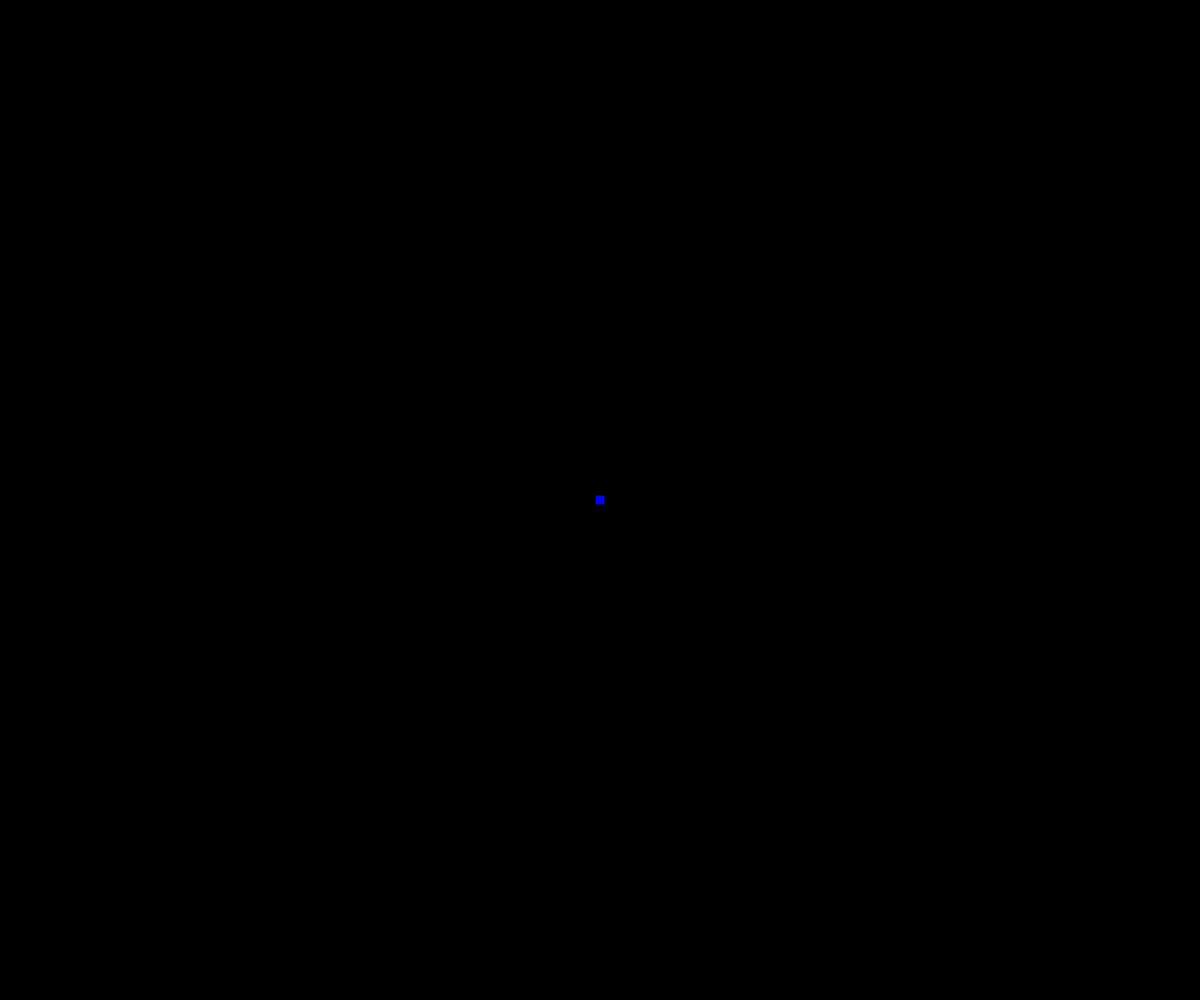
Frame 1 (no input)
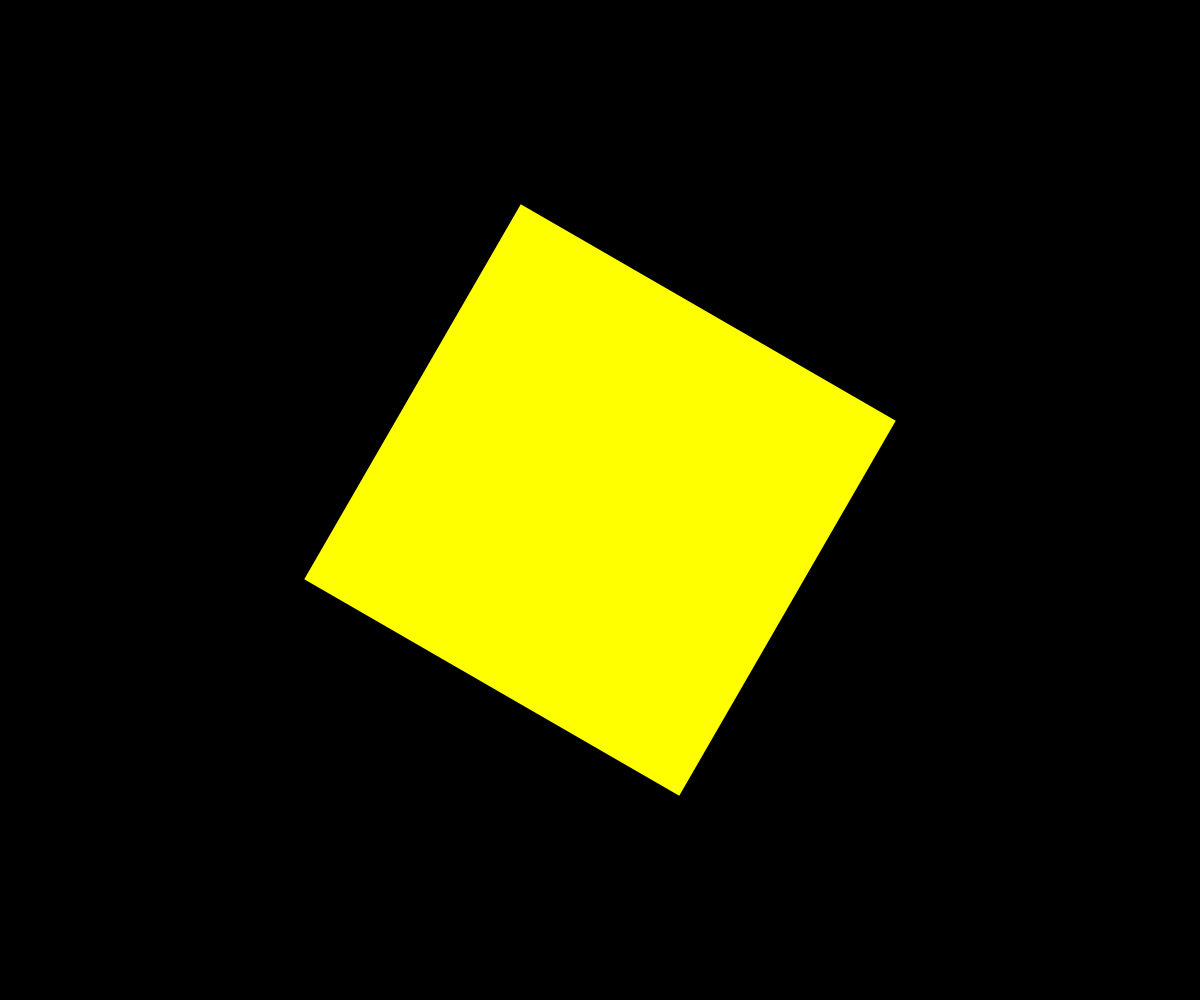
Frame 60 (no input)
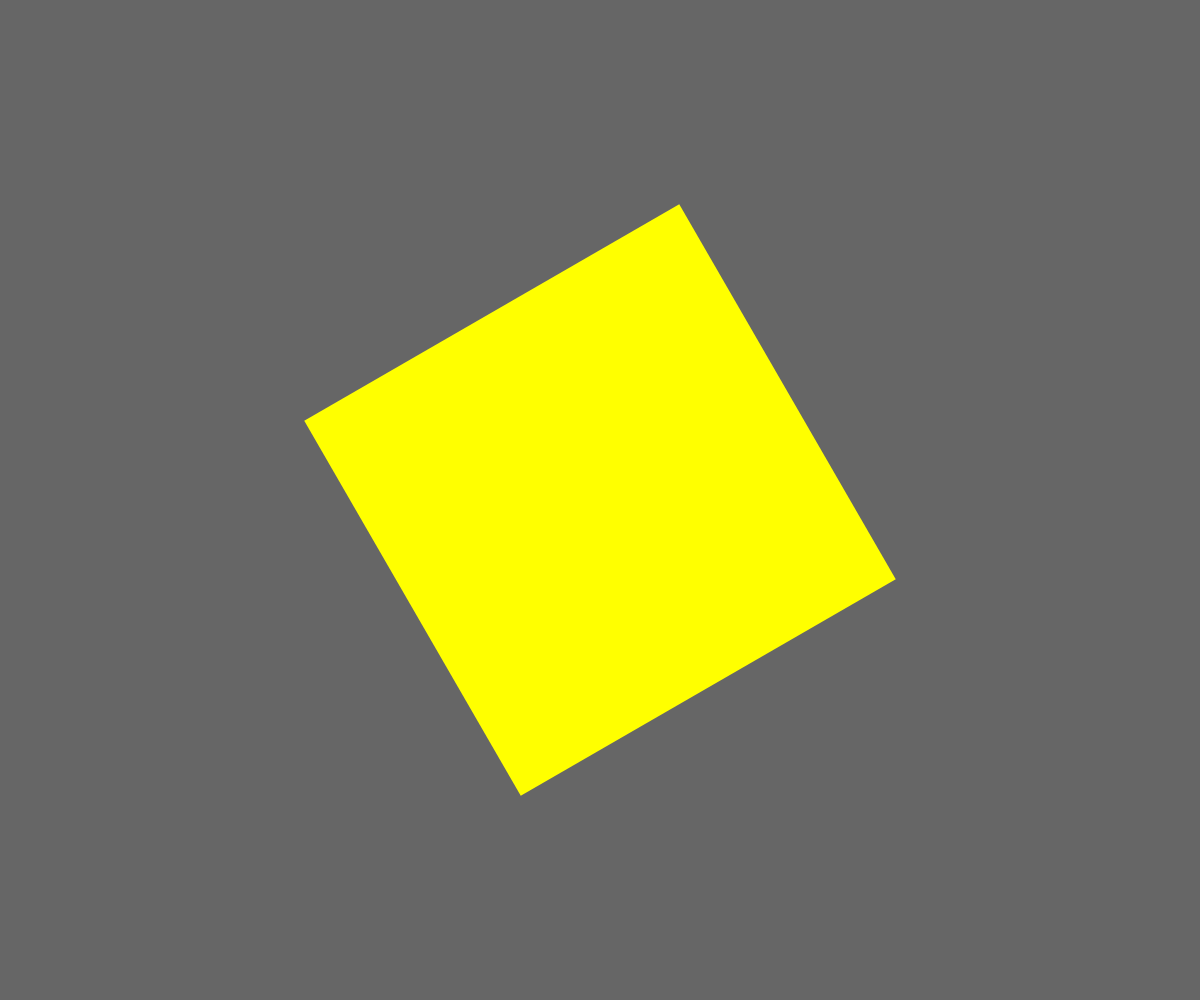
Frame 120 (the mouse pressed at the canvas centre since frame 60)

The p5.js sketch that drew these frames (run headless with seeded random() and noise() and a simulated clock; from frame 60 on, the mouse is pressed at the canvas centre):

// p5.js sketch
// ── sketch.js
function preload(){
  // put preload code here
}

function setup() {
  createCanvas(windowWidth,windowHeight);
  // put setup code here
 angleMode(DEGREES);

 rectMode(CENTER);


}

function draw() {
  // put drawing code here




    noStroke();

    if(frameCount%2==0){

      fill("yellow")

    } else {

      fill("blue");

    }

/*

    if(keyIsPressed==true&&frameCount%2==0){

      background("red");

    }


    if(keyIsPressed==true&&frameCount%2==1){

      background("magenta");

    }

    */

    if(keyIsPressed==false){

      background(lerpColor(color("black"), color("white"), mouseX/1500));

    }


    push();

    translate(width / 2, height / 2);

    rotate(frameCount * 2);

    scale(sin(frameCount));

    rect(0, 0, 500, 500);

    pop();




  }
